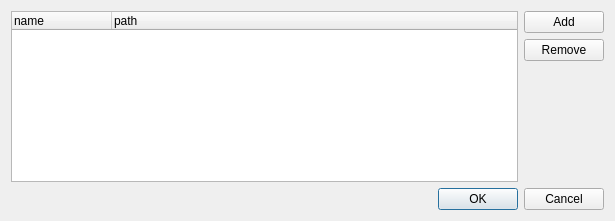
<?xml version="1.0" encoding="UTF-8"?>
<ui version="4.0">
 <class>settingsDialog</class>
 <widget class="QDialog" name="settingsDialog">
  <property name="geometry">
   <rect>
    <x>0</x>
    <y>0</y>
    <width>615</width>
    <height>221</height>
   </rect>
  </property>
  <property name="windowTitle">
   <string>Dialog</string>
  </property>
  <layout class="QVBoxLayout" name="verticalLayout">
   <item>
    <layout class="QHBoxLayout" name="horizontalLayout">
     <item>
      <widget class="DeselectableTreeWidget" name="treeWidget">
       <property name="rootIsDecorated">
        <bool>false</bool>
       </property>
       <attribute name="headerStretchLastSection">
        <bool>true</bool>
       </attribute>
       <column>
        <property name="text">
         <string>name</string>
        </property>
       </column>
       <column>
        <property name="text">
         <string>path</string>
        </property>
       </column>
      </widget>
     </item>
     <item>
      <layout class="QVBoxLayout" name="verticalLayout_2">
       <item>
        <widget class="QPushButton" name="addButton">
         <property name="text">
          <string>Add</string>
         </property>
        </widget>
       </item>
       <item>
        <widget class="QPushButton" name="removeButton">
         <property name="text">
          <string>Remove</string>
         </property>
        </widget>
       </item>
       <item>
        <spacer name="verticalSpacer">
         <property name="orientation">
          <enum>Qt::Vertical</enum>
         </property>
         <property name="sizeHint" stdset="0">
          <size>
           <width>20</width>
           <height>40</height>
          </size>
         </property>
        </spacer>
       </item>
      </layout>
     </item>
    </layout>
   </item>
   <item>
    <widget class="QDialogButtonBox" name="buttonBox">
     <property name="orientation">
      <enum>Qt::Horizontal</enum>
     </property>
     <property name="standardButtons">
      <set>QDialogButtonBox::Cancel|QDialogButtonBox::Ok</set>
     </property>
    </widget>
   </item>
  </layout>
 </widget>
 <customwidgets>
  <customwidget>
   <class>DeselectableTreeWidget</class>
   <extends>QTreeWidget</extends>
   <header>junkbox.component.deselectabletreewidget.h</header>
  </customwidget>
 </customwidgets>
 <resources/>
 <connections>
  <connection>
   <sender>buttonBox</sender>
   <signal>accepted()</signal>
   <receiver>settingsDialog</receiver>
   <slot>accept()</slot>
   <hints>
    <hint type="sourcelabel">
     <x>248</x>
     <y>254</y>
    </hint>
    <hint type="destinationlabel">
     <x>157</x>
     <y>274</y>
    </hint>
   </hints>
  </connection>
  <connection>
   <sender>buttonBox</sender>
   <signal>rejected()</signal>
   <receiver>settingsDialog</receiver>
   <slot>reject()</slot>
   <hints>
    <hint type="sourcelabel">
     <x>316</x>
     <y>260</y>
    </hint>
    <hint type="destinationlabel">
     <x>286</x>
     <y>274</y>
    </hint>
   </hints>
  </connection>
 </connections>
</ui>
